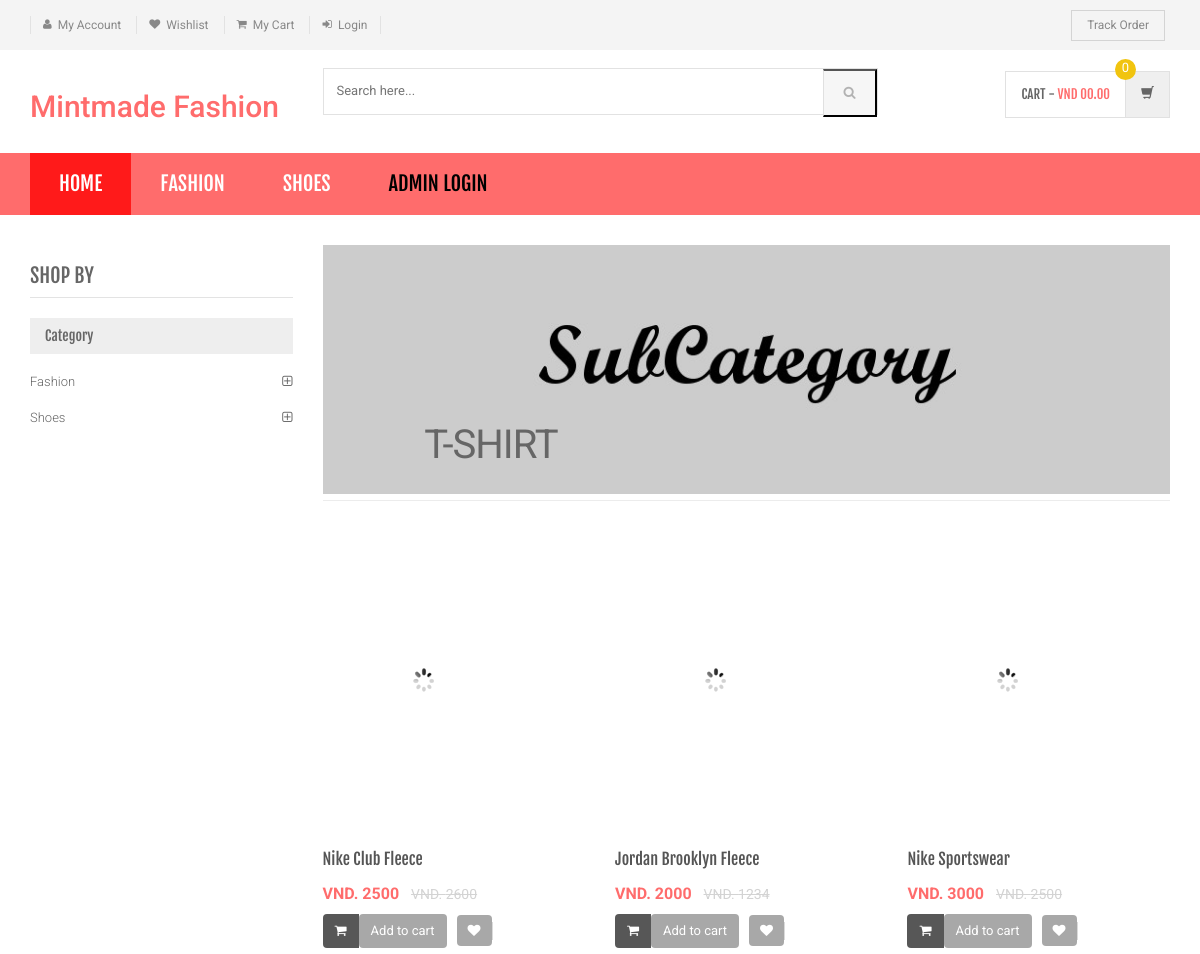
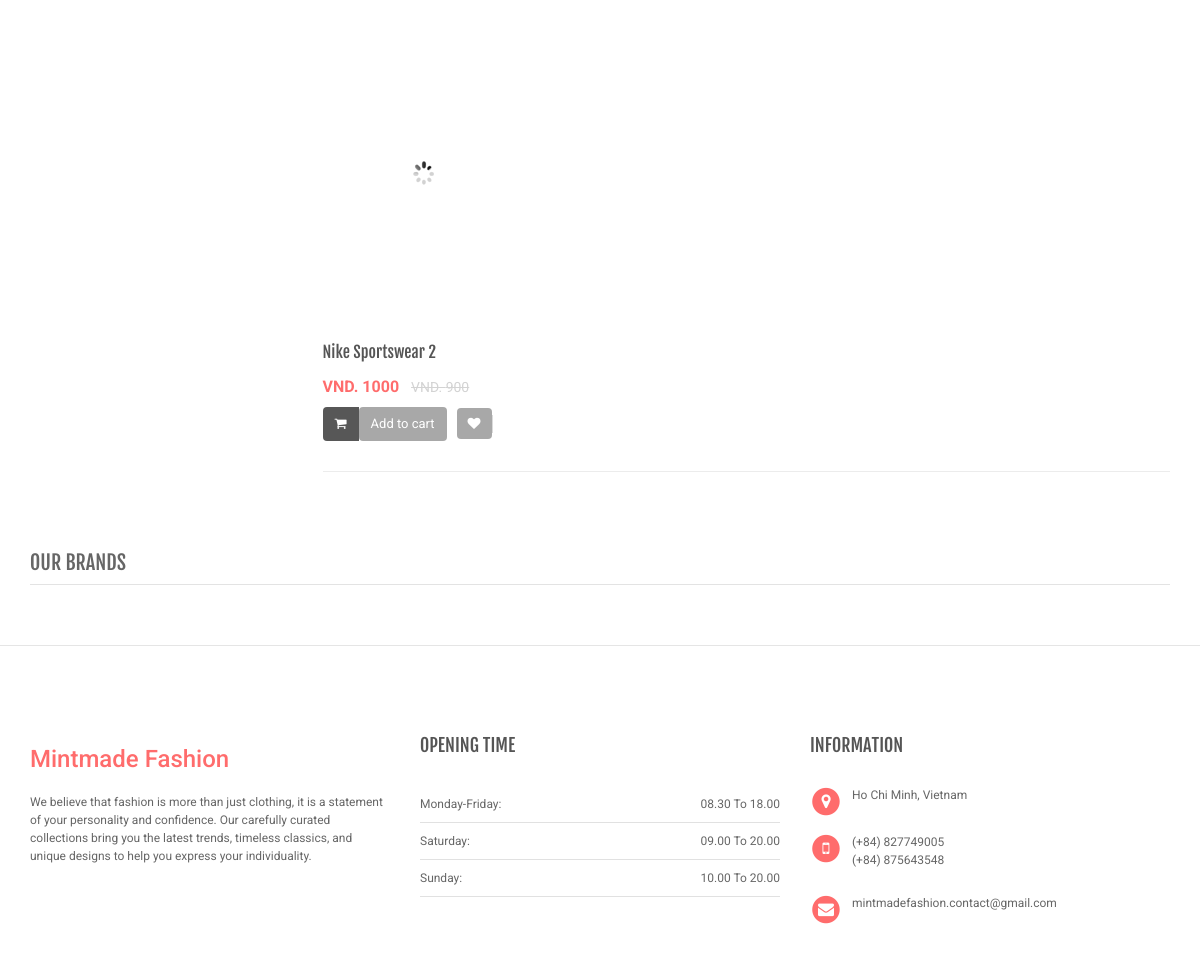
Screenshot of /shopping/sub-category.php?scid=15 with the database file from the repository (2 pictures, top to bottom).
### tables this page shows
CREATE TABLE `category` (
  `id` int(11) NOT NULL,
  `categoryName` varchar(255) DEFAULT NULL,
  `categoryDescription` longtext DEFAULT NULL,
  `creationDate` timestamp NOT NULL DEFAULT current_timestamp(),
  `updationDate` varchar(255) DEFAULT NULL
);

CREATE TABLE `subcategory` (
  `id` int(11) NOT NULL,
  `categoryid` int(11) DEFAULT NULL,
  `subcategory` varchar(255) DEFAULT NULL,
  `creationDate` timestamp NULL DEFAULT current_timestamp(),
  `updationDate` varchar(255) DEFAULT NULL
);

CREATE TABLE `products` (
  `id` int(11) NOT NULL,
  `category` int(11) NOT NULL,
  `subCategory` int(11) DEFAULT NULL,
  `productName` varchar(255) DEFAULT NULL,
  `productCompany` varchar(255) DEFAULT NULL,
  `productPrice` int(11) DEFAULT NULL,
  `productPriceBeforeDiscount` int(11) DEFAULT NULL,
  `productDescription` longtext DEFAULT NULL,
  `productImage1` varchar(255) DEFAULT NULL,
  `productImage2` varchar(255) DEFAULT NULL,
  `productImage3` varchar(255) DEFAULT NULL,
  `shippingCharge` int(11) DEFAULT NULL,
  `productAvailability` varchar(255) DEFAULT NULL,
  `postingDate` timestamp NULL DEFAULT current_timestamp(),
  `updationDate` varchar(255) DEFAULT NULL
);

### shopping/sub-category.php (the view, shortened to what this page needs)
<?php
include('includes/config.php');
$cid=intval($_GET['scid']);
?>
<!DOCTYPE html>
<html lang="en">
	<head>
	    <link rel="stylesheet" href="assets/css/bootstrap.min.css">
	    <link rel="stylesheet" href="assets/css/main.css">
	    <link rel="stylesheet" href="assets/css/red.css">
	    <link rel="stylesheet" href="assets/css/owl.carousel.css">
		<link rel="stylesheet" href="assets/css/owl.transitions.css">
		<link href="assets/css/lightbox.css" rel="stylesheet">
		<link rel="stylesheet" href="assets/css/animate.min.css">
		<link rel="stylesheet" href="assets/css/rateit.css">
		<link rel="stylesheet" href="assets/css/bootstrap-select.min.css">
		<link rel="stylesheet" href="assets/css/config.css">
		<link href="assets/css/green.css" rel="alternate stylesheet" title="Green color">
		<link href="assets/css/blue.css" rel="alternate stylesheet" title="Blue color">
		<link href="assets/css/red.css" rel="alternate stylesheet" title="Red color">
		<link href="assets/css/orange.css" rel="alternate stylesheet" title="Orange color">
		<link href="assets/css/dark-green.css" rel="alternate stylesheet" title="Darkgreen color">
		<link rel="stylesheet" href="assets/css/font-awesome.min.css">
	</head>
    <body class="cnt-home">
<header class="header-style-1">
<?php include('includes/top-header.php');?>
<?php include('includes/main-header.php');?>
<?php include('includes/menu-bar.php');?>
</header>
<div class="body-content outer-top-xs">
	<div class='container'>
		<div class='row outer-bottom-sm'>
			<div class='col-md-3 sidebar'>
	            <div class="sidebar-module-container">
	            	<h3 class="section-title">shop by</h3>
	            	<div class="sidebar-filter">
<div class="sidebar-widget wow fadeInUp outer-bottom-xs ">
	<div class="widget-header m-t-20">
		<h4 class="widget-title">Category</h4>
	</div>
	<div class="sidebar-widget-body m-t-10">
	         <?php $sql=mysqli_query($con,"select id,categoryName  from category");
while($row=mysqli_fetch_array($sql))
{
    ?>
		<div class="accordion">
	    	<div class="accordion-group">
	            <div class="accordion-heading">
	                <a href="category.php?cid=<?php echo $row['id'];?>"  class="accordion-toggle collapsed">
	                   <?php echo $row['categoryName'];?>
	                </a>
	            </div>
	        </div>
	    </div>
	    <?php } ?>
	</div>
</div>
	            	</div>
	            </div>
            </div>
			<div class='col-md-9'>
	<div id="category" class="category-carousel hidden-xs">
		<div class="item">
			<div class="image">
				<img src="assets/images/banners/cat-banner-2.jpg" alt="" class="img-responsive">
			</div>
			<div class="container-fluid">
				<div class="caption vertical-top text-left">
					<div class="big-text">
						<br />
					</div>
					       <?php $sql=mysqli_query($con,"select subcategory  from subcategory where id='$cid'");
while($row=mysqli_fetch_array($sql))
{
    ?>
					<div class="excerpt hidden-sm hidden-md">
						<?php echo htmlentities($row['subcategory']);?>
					</div>
			<?php } ?>
				</div>
			</div>
		</div>
</div>
				<div class="search-result-container">
					<div id="myTabContent" class="tab-content">
						<div class="tab-pane active " id="grid-container">
							<div class="category-product  inner-top-vs">
								<div class="row">
			<?php
$ret=mysqli_query($con,"select * from products where subCategory='$cid'");
$num=mysqli_num_rows($ret);
if($num>0)
{
while ($row=mysqli_fetch_array($ret))
{?>
		<div class="col-sm-6 col-md-4 wow fadeInUp">
			<div class="products">
	<div class="product">
		<div class="product-image">
			<div class="image">
				<a href="product-details.php?pid=<?php echo htmlentities($row['id']);?>"><img  src="assets/images/blank.gif" data-echo="admin/productimages/<?php echo htmlentities($row['id']);?>/<?php echo htmlentities($row['productImage1']);?>" alt="" width="200" height="300"></a>
			</div>
		</div>
		<div class="product-info text-left">
			<h3 class="name"><a href="product-details.php?pid=<?php echo htmlentities($row['id']);?>"><?php echo htmlentities($row['productName']);?></a></h3>
			<div class="product-price">
				<span class="price">
					VND. <?php echo htmlentities($row['productPrice']);?>			</span>
										     <span class="price-before-discount">VND. <?php echo htmlentities($row['productPriceBeforeDiscount']);?></span>
			</div>
		</div>
					<div class="cart clearfix animate-effect">
				<div class="action">
					<ul class="list-unstyled">
						<li class="add-cart-button btn-group">
						<?php if($row['productAvailability']=='In Stock'){?>
										<button class="btn btn-primary icon" data-toggle="dropdown" type="button">
								<i class="fa fa-shopping-cart"></i>
							</button>
							<a href="category.php?page=product&action=add&id=<?php echo $row['id']; ?>">
							<button class="btn btn-primary" type="button">Add to cart</button></a>
								<?php } else {?>
							<div class="action" style="color:red">Out of Stock</div>
					<?php } ?>
						</li>
		                <li class="lnk wishlist">
							<a class="add-to-cart" href="category.php?pid=<?php echo htmlentities($row['id'])?>&&action=wishlist" title="Wishlist">
								 <i class="icon fa fa-heart"></i>
							</a>
						</li>
					</ul>
				</div>
			</div>
			</div>
			</div>
		</div>
	  <?php } } else {?>
		<div class="col-sm-6 col-md-4 wow fadeInUp"> <h3>No Product Found</h3>
		</div>
<?php } ?>
										</div>
							</div>
						</div>
				</div>
			</div>
		</div></div>
		<?php include('includes/brands-slider.php');?>
</div>
</div>
<?php include('includes/footer.php');?>
</body>
</html>

### shopping/includes/menu-bar.php (shortened to what this page needs)
<div class="header-nav animate-dropdown">
    <div class="container">
        <div class="yamm navbar navbar-default" role="navigation">
            <div class="nav-bg-class">
                <div class="navbar-collapse collapse" id="mc-horizontal-menu-collapse">
	<div class="nav-outer">
		<ul class="nav navbar-nav">
			<li class="active dropdown yamm-fw">
				<a href="index.php" data-hover="dropdown" class="dropdown-toggle">Home</a>
			</li>
              <?php $sql=mysqli_query($con,"select id,categoryName  from category limit 6");
                while($row=mysqli_fetch_array($sql))
                {
            ?>
			<li class="dropdown yamm">
				<a href="category.php?cid=<?php echo $row['id'];?>"> <?php echo $row['categoryName'];?></a>
			</li>
			<?php } ?>
			<li class="dropdown yamm">
				<a href="admin/" style="color:#000"> Admin Login</a>
			</li>
		</ul>
		<div class="clearfix"></div>
	</div>
</div>
            </div>
        </div>
    </div>
</div>

### shopping/assets/css/red.css (style rules this page uses)
a { color: #ff6c6c; }
.header-style-1 .header-nav { background: #ff6c6c; }
.cnt-home .header-style-1 .header-nav .navbar .navbar-nav > li.active { background: #ff1a1a; }
.product .product-info .product-price .price { color: #ff6c6c; }
.sidebar .sidebar-module-container .sidebar-widget .sidebar-widget-body .accordion .accordion-group .accordion-heading .accordion-toggle, .sidebar .sidebar-module-container .sidebar-widget .sidebar-widget-body .accordion .accordion-group .accordion-heading .accordion-toggle:hover, .sidebar .sidebar-module-container .sidebar-widget .sidebar-widget-body .accordion .accordion-group .accordion-heading .accordion-toggle:focus, .sidebar .sidebar-module-container .sidebar-widget .sidebar-widget-body .accordion .accordion-group .accordion-heading .accordion-toggle:after { color: #ff6c6c; }

### shopping/assets/css/lightbox.css (style rules this page uses)
body:after { content: url(../images/close.png) url(../images/loading.gif) url(../images/prev.png) url(../images/next.png); display: none; }

### shopping/assets/css/green.css (style rules this page uses)
a { color: #abd07e; }
.header-style-1 .header-nav { background: #abd07e; }
.cnt-home .header-style-1 .header-nav .navbar .navbar-nav > li.active { background: #84b943; }
.product .product-info .product-price .price { color: #abd07e; }
.sidebar .sidebar-module-container .sidebar-widget .sidebar-widget-body .accordion .accordion-group .accordion-heading .accordion-toggle, .sidebar .sidebar-module-container .sidebar-widget .sidebar-widget-body .accordion .accordion-group .accordion-heading .accordion-toggle:hover, .sidebar .sidebar-module-container .sidebar-widget .sidebar-widget-body .accordion .accordion-group .accordion-heading .accordion-toggle:focus, .sidebar .sidebar-module-container .sidebar-widget .sidebar-widget-body .accordion .accordion-group .accordion-heading .accordion-toggle:after { color: #abd07e; }

### shopping/assets/css/blue.css (style rules this page uses)
a { color: #3498db; }
.header-style-1 .header-nav { background: #3498db; }
.cnt-home .header-style-1 .header-nav .navbar .navbar-nav > li.active { background: #1d6ca1; }
.product .product-info .product-price .price { color: #3498db; }
.sidebar .sidebar-module-container .sidebar-widget .sidebar-widget-body .accordion .accordion-group .accordion-heading .accordion-toggle, .sidebar .sidebar-module-container .sidebar-widget .sidebar-widget-body .accordion .accordion-group .accordion-heading .accordion-toggle:hover, .sidebar .sidebar-module-container .sidebar-widget .sidebar-widget-body .accordion .accordion-group .accordion-heading .accordion-toggle:focus, .sidebar .sidebar-module-container .sidebar-widget .sidebar-widget-body .accordion .accordion-group .accordion-heading .accordion-toggle:after { color: #3498db; }

### shopping/assets/css/orange.css (style rules this page uses)
a { color: #f39c12; }
.header-style-1 .header-nav { background: #f39c12; }
.cnt-home .header-style-1 .header-nav .navbar .navbar-nav > li.active { background: #ab6c09; }
.product .product-info .product-price .price { color: #f39c12; }
.sidebar .sidebar-module-container .sidebar-widget .sidebar-widget-body .accordion .accordion-group .accordion-heading .accordion-toggle, .sidebar .sidebar-module-container .sidebar-widget .sidebar-widget-body .accordion .accordion-group .accordion-heading .accordion-toggle:hover, .sidebar .sidebar-module-container .sidebar-widget .sidebar-widget-body .accordion .accordion-group .accordion-heading .accordion-toggle:focus, .sidebar .sidebar-module-container .sidebar-widget .sidebar-widget-body .accordion .accordion-group .accordion-heading .accordion-toggle:after { color: #f39c12; }

### shopping/assets/css/dark-green.css (style rules this page uses)
a { color: #12cca7; }
.header-style-1 .header-nav { background: #12cca7; }
.cnt-home .header-style-1 .header-nav .navbar .navbar-nav > li.active { background: #0b816a; }
.product .product-info .product-price .price { color: #12cca7; }
.sidebar .sidebar-module-container .sidebar-widget .sidebar-widget-body .accordion .accordion-group .accordion-heading .accordion-toggle, .sidebar .sidebar-module-container .sidebar-widget .sidebar-widget-body .accordion .accordion-group .accordion-heading .accordion-toggle:hover, .sidebar .sidebar-module-container .sidebar-widget .sidebar-widget-body .accordion .accordion-group .accordion-heading .accordion-toggle:focus, .sidebar .sidebar-module-container .sidebar-widget .sidebar-widget-body .accordion .accordion-group .accordion-heading .accordion-toggle:after { color: #12cca7; }

### rows the page displays
category: categoryName "FASHION", categoryName "Fashion"
category: categoryName "SHOES", categoryName "Shoes"
subcategory: subcategory "T-SHIRT"
products: productName "Nike Club Fleece", productPrice "2500", productPriceBeforeDiscount "2600"
products: productName "Jordan Brooklyn Fleece", productPrice "2000", productPriceBeforeDiscount "1234"
products: productName "Nike Sportswear", productPrice "3000", productPriceBeforeDiscount "2500"
products: productName "Nike Sportswear 2", productPrice "1000", productPriceBeforeDiscount "900"
